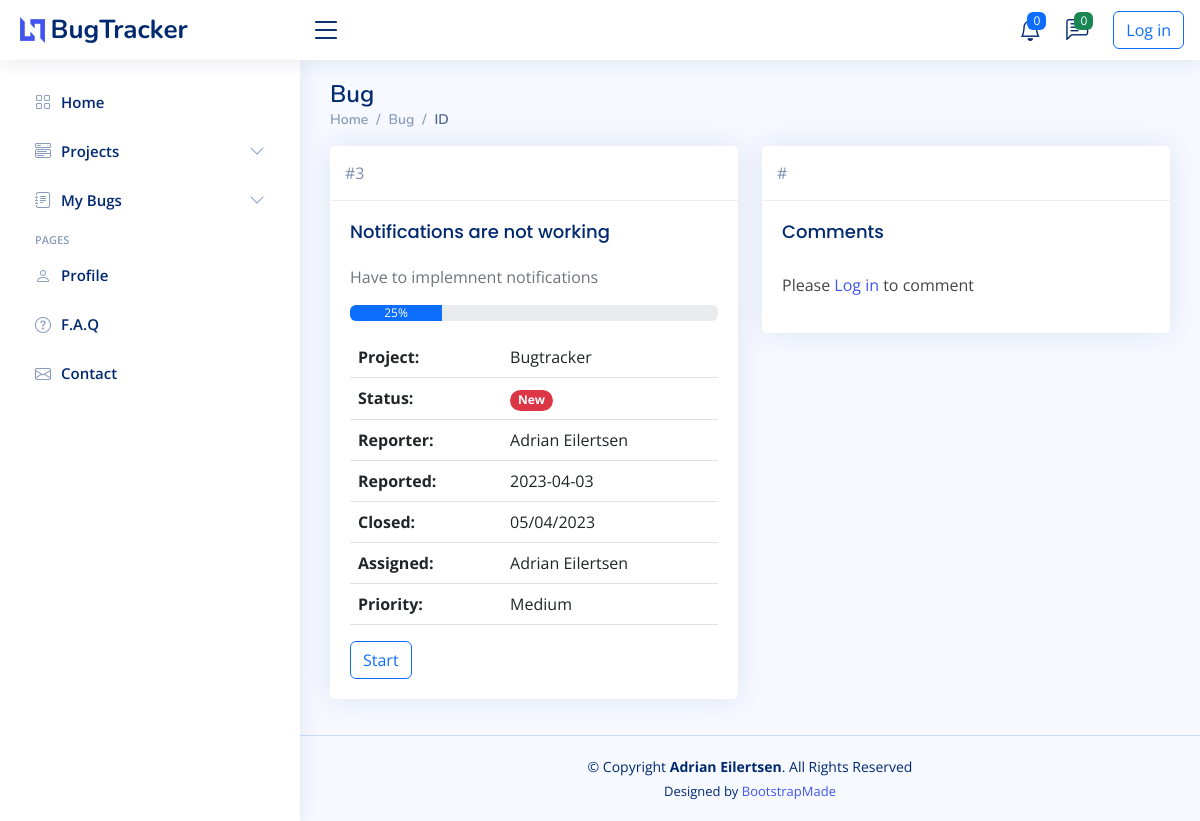
The app's page /bug/3 with its own data.
### main.py (models this page shows)
class Bug(db.Model):
    __tablename__ = "bug"
    id = db.Column(db.Integer, primary_key=True)
    title = db.Column(db.String(250), nullable=False)
    description = db.Column(db.String(250), nullable=False)
    reporter = db.Column(db.String, db.ForeignKey("user.name"))
    date = db.Column(db.String(250), nullable=False)
    status = db.Column(db.Integer, nullable=False)
    priority = db.Column(db.String(250), nullable=False)
    project_id = db.Column(db.String, db.ForeignKey("project.name"))
    comment = relationship("Comment", back_populates="parent_bug")
    assigned = relationship("User", back_populates="bugs")

class User(UserMixin, db.Model):
    __tablename__ = "user"
    id = db.Column(db.Integer, primary_key=True)
    name = db.Column(db.String(250), nullable=False, unique=True)
    email = db.Column(db.String(250), unique=True, nullable=False)
    password = db.Column(db.String(250), nullable=False)
    bugs = relationship("Bug", back_populates="assigned")
    comments = relationship("Comment", back_populates="comment_author")
    projects = db.relationship("Project", secondary=project_user, back_populates="users")

### main.py (the view, shortened to what this page needs)
@app.route("/bug/<int:index>", methods=["GET", "POST"])
def bug(index):
    bugs_data = db.session.query(Bug).all()
    bug = Bug.query.get(index)
    comment_form = CommentForm()
    comments = db.session.query(Comment).filter_by(bug_id=index)
    edit_form = NewBugForm(
        title=bug.title,
        description=bug.description,
        project=bug.project_id,
        assign=bug.assigned,
        priority=bug.priority,
    )
    return render_template("bug.html", bug=bug, form=edit_form, comment_form=comment_form, comments=comments,
                           logged_in=current_user.is_authenticated, bugs=bugs_data)

### templates/bug.html (shortened to what this page needs)
<!DOCTYPE html>
<html lang="en">
{% import "bootstrap/wtf.html" as wtf %}
{% include "header.html" %}
<body>
{% include "navbar.html" %}
<main id="main" class="main">
  <div class="pagetitle">
    <h1>Bug</h1>
    <nav>
      <ol class="breadcrumb">
        <li class="breadcrumb-item"><a href="index.html">Home</a></li>
        <li class="breadcrumb-item">Bug</li>
        <li class="breadcrumb-item active">ID</li>
      </ol>
    </nav>
  </div>
  <section class="section">
    <div class="row">
      <div class="col-lg-6">
        <div class="card border-primary mb-3">
          <div class="card-header">#{{ bug.id }}</div>
          <div class="card-body text-secondary">
            <h5 class="card-title">{{ bug.title }}</h5>
            <p class="card-text">{{ bug.description }}</p>
            <div class="progress" style="margin-bottom: 1rem;">
              {% if bug.status == 0 %}
              <div class="progress-bar" role="progressbar" style="width: 25%" aria-valuenow="25"
                   aria-valuemin="0" aria-valuemax="100">25%
              </div>
              {% elif bug.status == 1 %}
              <div class="progress-bar" role="progressbar" style="width: 50%" aria-valuenow="50"
                   aria-valuemin="0" aria-valuemax="100">50%
              </div>
              {% elif bug.status == 2 %}
              <div class="progress-bar" role="progressbar" style="width: 75%" aria-valuenow="75"
                   aria-valuemin="0" aria-valuemax="100">75%
              </div>
              {% elif bug.status == 3 %}
              <div class="progress-bar" role="progressbar" style="width: 100%" aria-valuenow="100"
                   aria-valuemin="0" aria-valuemax="100">100%
              </div>
              {% endif %}
            </div>
            <table class="table">
              <tbody>
              <tr>
                <th scope="row">Project:</th>
                <td colspan="2">{{ bug.project_id }}</td>
              </tr>
              <tr>
                <th scope="row">Status:</th>
                <td colspan="2">
                  {% if bug.status == 0 %}
                  <span class="badge rounded-pill bg-danger">New</span>
                  {% elif bug.status == 1 %}
                  <span class="badge rounded-pill bg-info text-dark">In progress</span>
                  {% elif bug.status == 2 %}
                  <span class="badge rounded-pill bg-warning text-dark">In review</span>
                  {% elif bug.status == 3 %}
                  <span class="badge rounded-pill bg-success">Completed</span>
                  {% endif %}
                </td>
              </tr>
              <tr>
                <th scope="row">Reporter:</th>
                <td>{{ bug.reporter }}</td>
              </tr>
              <tr>
                <th scope="row">Reported:</th>
                <td>{{ bug.date }}</td>
              </tr>
              <tr>
                <th scope="row">Closed:</th>
                <td colspan="2">05/04/2023</td>
              </tr>
              <tr>
                <th scope="row">Assigned:</th>
                <td colspan="2">{{ bug.assigned.name }}</td>
              </tr>
              <tr>
                <th scope="row">Priority:</th>
                <td colspan="2">{{ bug.priority }}</td>
              </tr>
              </tbody>
            </table>
            {% if bug.status != 3 %}
            <a type="button" href="{{url_for('status_change', bug_id=bug.id) }}"
               class="btn btn-outline-primary">
              {% if bug.status == 0 %}
              Start
              {% elif bug.status == 1 %}
              Review
              {% elif bug.status == 2 %}
              Complete
              {% endif %}
            </a>
            {% endif %}
          </div>
        </div>
      </div>
      <div class="col-lg-6">
        <div class="card border-primary mb-3">
          <div class="card-header">#</div>
          <div class="card-body">
            <h5 class="card-title">Comments</h5>
            <div>
              {% if not logged_in %}
              <p>Please <a href="{{ url_for('login') }}">Log in</a> to comment</p>
              {% else %}
              {{ wtf.quick_form(comment_form, novalidate=True, button_map={"submit": "primary"}) }}
              {% endif %}
            </div>
          </div>
        </div>
      </div>
    </div>
  </section>
</main>
{% include "footer.html" %}
</body>
</html>

### static/assets/css/style.css (style rules this page uses)
:root { scroll-behavior: smooth; }
body { font-family: "Open Sans", sans-serif; background: #f6f9ff; color: #444444; }
a { color: #4154f1; text-decoration: none; }
h1, h2, h3, h4, h5, h6 { font-family: "Nunito", sans-serif; }
#main { margin-top: 60px; padding: 20px 30px; transition: all 0.3s; }
.pagetitle { margin-bottom: 10px; }
.pagetitle h1 { font-size: 24px; margin-bottom: 0; font-weight: 600; color: #012970; }
.card { margin-bottom: 30px; border: none; border-radius: 5px; box-shadow: 0px 0 30px rgba(1, 41, 112, 0.1); }
.card-header, .card-footer { border-color: #ebeef4; background-color: #fff; color: #798eb3; padding: 15px; }
.card-title { padding: 20px 0 15px 0; font-size: 18px; font-weight: 500; color: #012970; font-family: "Poppins", sans-serif; }
.card-body { padding: 0 20px 20px 20px; }
.breadcrumb { font-size: 14px; font-family: "Nunito", sans-serif; color: #899bbd; font-weight: 600; }
.breadcrumb a { color: #899bbd; transition: 0.3s; }
.breadcrumb .breadcrumb-item::before { color: #899bbd; }
.breadcrumb .active { color: #51678f; font-weight: 600; }
@media (min-width: 1200px) { #main, #footer { margin-left: 300px; } }

### records on screen
Bug: id "3", title "Notifications are not working", description "Have to implemnent notifications", project_id "Bugtracker", reporter "Adrian Eilertsen", date "2023-04-03", priority "Medium"
User: assigned.name "Adrian Eilertsen"
